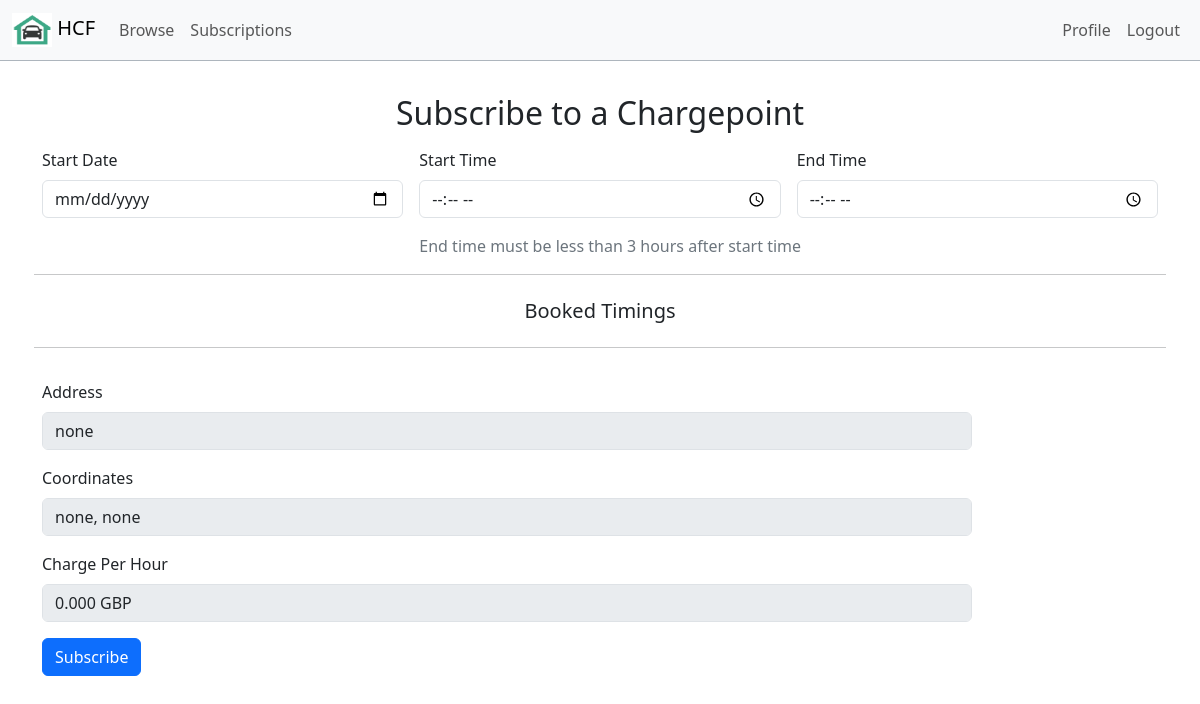
Page /newSubscriptionController.php?address=0 (signed in) on the committed database.
### tables this page shows
CREATE TABLE `addresses` (
  `id` int(11) NOT NULL,
  `streetAddress` varchar(200) NOT NULL,
  `latitude` varchar(20) NOT NULL,
  `longitude` varchar(20) NOT NULL,
  `rate` decimal(6,3) NOT NULL
);

### models/Database.php (called while the page is built, shortened)
<?php
class Database
{
    protected static $_dbInstance = null;
    protected $_dbHandle;
    public static function getInstance()
    {
        $username = 'root';
        $password = '';
        $host = 'localhost';
        $dbName = 'homechargerproj';
        if (self::$_dbInstance === null) {
            self::$_dbInstance = new self($username, $password, $host, $dbName);
        }
        return self::$_dbInstance;
    }
    private function __construct($username, $password, $host, $database)
    {
        try {
            $this->_dbHandle = new PDO("mysql:host=$host;dbname=$database",  $username, $password);
        } catch (PDOException $e) {
            echo $e->getMessage();
        }
    }
    public function getdbConnection()
    {
        return $this->_dbHandle;
    }
}

### models/AddressesDataset.php (called while the page is built, shortened)
<?php
require_once('models/Database.php');
class AddressesDataset
{
  protected $_dbHandle, $_dbInstance;
  public function __construct()
  {
    $this->_dbInstance = Database::getInstance();
    $this->_dbHandle = $this->_dbInstance->getdbConnection();
  }
  public function readAddress($addressId)
  {
    try {
      $sql = "SELECT * FROM addresses WHERE id=?";
      $stmt = $this->_dbHandle->prepare($sql);
      $stmt->bindParam(1, $addressId);
      $stmt->execute();
      return $stmt->fetch();
    } catch (PDOException $e) {
      echo "couldnt read address row";
      echo $e->getMessage();
    }
  }
}

### views/newSubscription.phtml (the view, shortened to what this page needs)
<!DOCTYPE html>
<html lang="en">
<head>
</head>
<body>
  <div class="container-lg" style="margin-top: 70px;">
    <h2 class="my-3 text-center">Subscribe to a Chargepoint</h2>
    <form class="row g-3" id="myForm" action="newSubscriptionController.php">
      <div class="col-md-4">
        <label for="date" class="form-label">Start Date</label>
        <input type="date" name='date' class="form-control" id="date" min="<?php echo date('Y-m-d'); ?>" onchange="setMinTime()" required>
      </div>
      <div class="col-md-4 col-6">
        <label for="startTime" class="form-label">Start Time</label>
        <input type="time" name='startTime' class="form-control" id="startTime" required onchange="verifyTime()">
      </div>
      <div class="col-md-4 col-6">
        <label for="endTime" class="form-label">End Time</label>
        <input type="time" name='endTime' class="form-control" id="endTime" required>
      </div>
      <span class="col-md-4"></span>
      <span class="col-md-8 help-block text-light-emphasis">End time must be less than 3 hours after start time</span>
      <hr>
      <h5 class="my-2 text-center">Booked Timings</h5>
      <hr>
      <div class="col-12">
        <label for="staticStreet" class="form-label">Address</label>
        <div class="col-sm-10">
          <input class="form-control" type="text" id="staticStreet" aria-label="Disabled input example" value="<?php echo $addressRow['streetAddress']; ?>" disabled readonly>
        </div>
      </div>
      <div class="col-12">
        <label for="staticCoordinate" class="form-label">Coordinates</label>
        <div class="col-sm-10">
          <input class="form-control" type="text" id="staticCoordinate" aria-label="Disabled input example" value='<?php echo $addressRow['latitude'] . ", " . $addressRow['longitude']; ?>' disabled readonly>
        </div>
      </div>
      <div class="col-12">
        <label for="staticPrice" class="form-label">Charge Per Hour</label>
        <div class="col-sm-10">
          <input class="form-control" type="text" id="staticPrice"  value="<?php echo $addressRow['rate']; ?> GBP" disabled readonly>
        </div>
      </div>
      <div class="col-12">
        <button type="submit" name='submitForm' class="btn btn-primary">Subscribe</button>
      </div>
    </form>
  </div>
</body>
</html>

### rows in the picture
addresses: streetAddress "none", latitude+longitude "none, none", rate "0.000 GBP"
